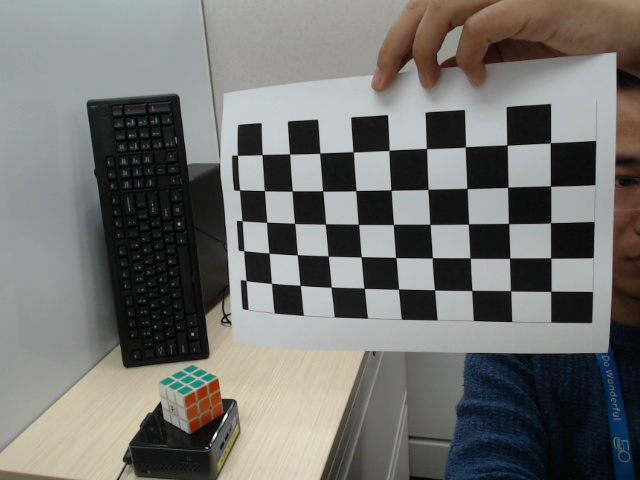
#> input picture photos/test.jpg, 640 x 480 px
$ python cv2_camera_calibration.py
#> lines starting #> are read from the running program, lines starting #| are printed output that depends on the picture; after the words box and inside, x2 and y2 are one past the last pixel; in counts of white or black regions, pixels touching at a corner belong together
import numpy as np
import cv2
import glob

# termination criteria
criteria = (cv2.TERM_CRITERIA_EPS + cv2.TERM_CRITERIA_MAX_ITER, 30, 0.001)

# prepare object points, like (0,0,0), (1,0,0), (2,0,0) ....,(6,5,0)
objp = np.zeros((6 * 7, 3), np.float32)
objp[:, :2] = np.mgrid[0:7, 0:6].T.reshape(-1, 2)

# Arrays to store object points and image points from all the images.
objpoints = []  # 3d point in real world space
imgpoints = []  # 2d points in image plane.

img = cv2.imread("photos/test.jpg")
#> img is the input picture: shape (480, 640, 3); mean B, G, R 110.7, 113.7, 113.4
img2 = cv2.imread("photos/left01.jpg")
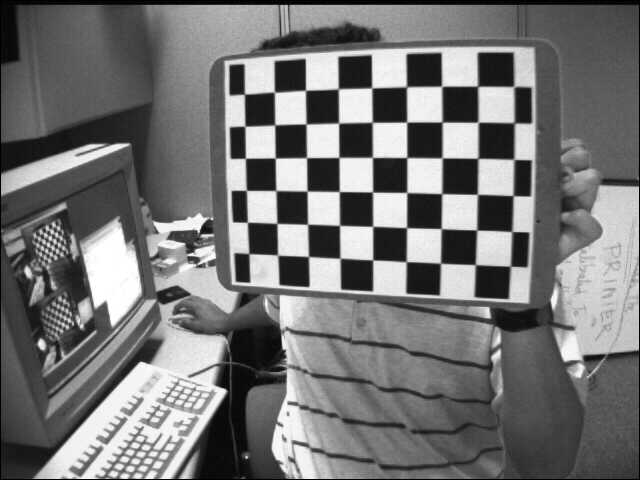
#> input picture photos/left01.jpg, 640 x 480 px
#> img2 is the input picture: shape (480, 640, 3); min 0, max 255, mean 116.6

print(type(img))
#| <class 'numpy.ndarray'>
print(img.dtype)
#| uint8
print(type(img2))
#| <class 'numpy.ndarray'>
print(img2.dtype)
#| uint8

gray = cv2.cvtColor(img, cv2.COLOR_BGR2GRAY)
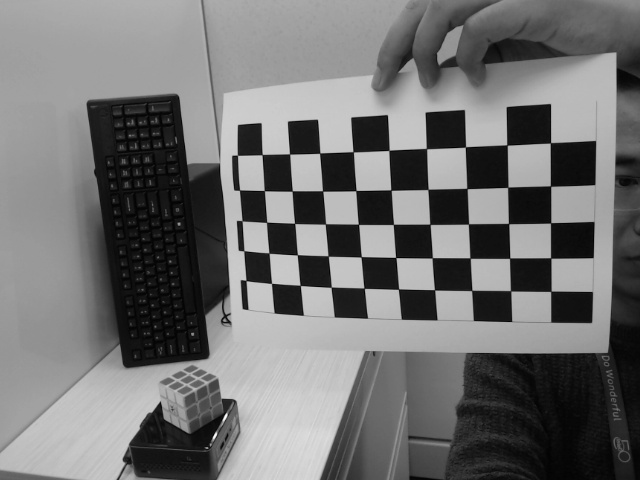
#> gray: shape (480, 640); min 0, max 254, mean 113.3

# Find the chess board corners
ret, corners = cv2.findChessboardCorners(gray,
                                         patternSize=(9, 5)
                                         # patternSize=(4, 4)
                                         )
#> ret = True; corners = 45 rows, first 8: [262.2, 154.6], [289.5, 154], [319.7, 153.2], [353.2, 151.7], [388.9, 150.4], [426.4, 148.6], [465.4, 146.9], [506.9, 144.9]

print(ret)
#| True
print(corners)
#> (printed output is left out)

# If found, add object points, image points (after refining them)
if ret == True:
    objpoints.append(objp)

    corners2 = cv2.cornerSubPix(gray, corners, (11, 11), (-1, -1), criteria)
#> corners2 = 45 rows, first 8: [262.1, 154.6], [289.6, 154], [319.7, 153.2], [353.2, 151.8], [389, 150.4], [426.4, 148.6], [465.4, 146.9], [507, 145]
    imgpoints.append(corners2)

    # Draw and display the corners
    img = cv2.drawChessboardCorners(img, (9, 5), corners2, ret)
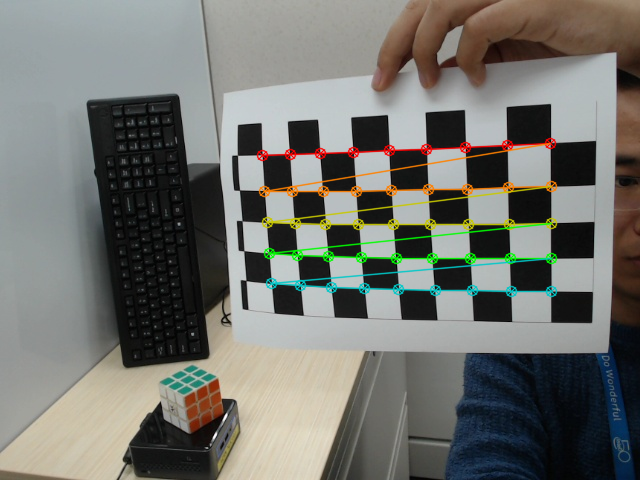
#> img: shape (480, 640, 3); 3.61% of pixels changed, all inside (x1, y1, x2, y2) = (256, 137, 558, 298)


cv2.imshow('img', img)
cv2.waitKey(0)

cv2.destroyAllWindows()
